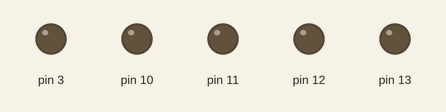
Simulated run of this sketch. Board: Arduino Uno, built with avr-gcc and run on an emulated ATmega328P. Shown: output pins drawn as LEDs (lit = HIGH).

Above: at 0.5 s.
At 2.5 s:
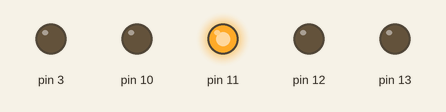
At 3.5 s:
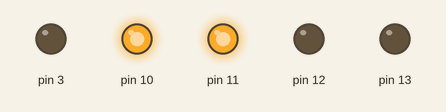
At 5.5 s:
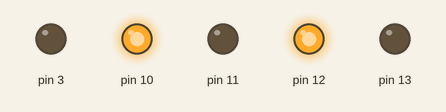
At 8.5 s:
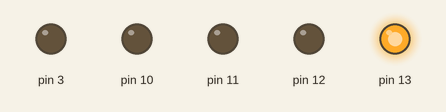
At 11.5 s:
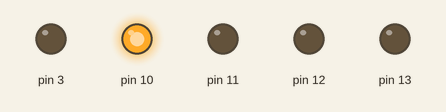
Timing chart, 0 to 13.0 s (numbered marks = the images above):
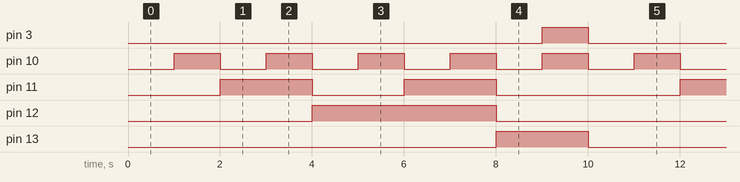

Measured:
- by itself, pin 3: alternates HIGH for 1.0 s and LOW for 9.0 s
- by itself, pin 10: alternates HIGH for 1.0 s and LOW for 1.0 s
- by itself, pin 11: repeats every 10.0 s: LOW 2.0 s, HIGH 2.0 s, LOW 4.0 s, HIGH 2.0 s
- by itself, pin 12: alternates HIGH for 4.0 s and LOW for 6.0 s
- by itself, pin 13: alternates HIGH for 2.0 s and LOW for 8.0 s

The sketch:

garbagememe.ino
```cpp
// (licence header left out)
int det = 1000; //Delay Time Variable

void setup() {
  pinMode(10, OUTPUT); //A
  pinMode(11, OUTPUT); //B
  pinMode(12, OUTPUT); //C
  pinMode(13, OUTPUT); //D

  pinMode(3, OUTPUT);
}

void loop() {
  while (1) {
  //0
    digitalWrite(10, LOW);
    digitalWrite(11, LOW);
    digitalWrite(12, LOW);
    digitalWrite(13, LOW);
    digitalWrite(3, LOW);
    delay(det);

    //1
    digitalWrite(10, HIGH);
    digitalWrite(11, LOW);
    digitalWrite(12, LOW);
    digitalWrite(13, LOW);
    delay(det);

    //2
    digitalWrite(10, LOW);
    digitalWrite(11, HIGH);
    digitalWrite(12, LOW);
    digitalWrite(13, LOW);
    delay(det);

    //3
    digitalWrite(10, HIGH);
    digitalWrite(11, HIGH);
    digitalWrite(12, LOW);
    digitalWrite(13, LOW);
    delay(det);

    //4
    digitalWrite(10, LOW);
    digitalWrite(11, LOW);
    digitalWrite(12, HIGH);
    digitalWrite(13, LOW);
    delay(det);

    //5
    digitalWrite(10, HIGH);
    digitalWrite(11, LOW);
    digitalWrite(12, HIGH);
    digitalWrite(13, LOW);
    delay(det);

    //6
    digitalWrite(10, LOW);
    digitalWrite(11, HIGH);
    digitalWrite(12, HIGH);
    digitalWrite(13, LOW);
    delay(det);

    //7
    digitalWrite(10, HIGH);
    digitalWrite(11, HIGH);
    digitalWrite(12, HIGH);
    digitalWrite(13, LOW);
    delay(det);

    //8
    digitalWrite(10, LOW);
    digitalWrite(11, LOW);
    digitalWrite(12, LOW);
    digitalWrite(13, HIGH);
    delay(det);

    //9
    digitalWrite(10, HIGH);
    digitalWrite(11, LOW);
    digitalWrite(12, LOW);
    digitalWrite(13, HIGH);
    digitalWrite(3, HIGH);
    delay(det);
  }
}
```
